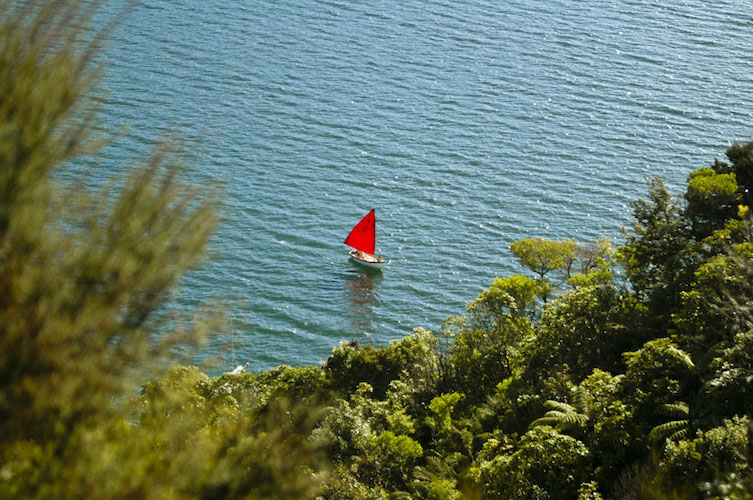
//> input picture entrega2/barco.jpg, 753 x 500 px
$ ./bgrColor   (built with g++ and OpenCV 4)
//> lines starting //> are read from the running program, lines starting //| are printed output that depends on the picture
#include <iostream>
#include <opencv2/opencv.hpp>
#include <opencv2/imgproc.hpp>

using namespace std;
using namespace cv;

int main(){
// Lemos a imaxe en BGR
Mat bgr = imread("../../../data/images/barco.jpg");
//> bgr is the input picture: 500 rows x 753 cols, CV_8UC3; mean B, G, R 96.9, 114.9, 98.1

imshow("Imaxe Orixinal",bgr);
waitKey(0);

Mat bgrChannels[3];
split(bgr,bgrChannels);
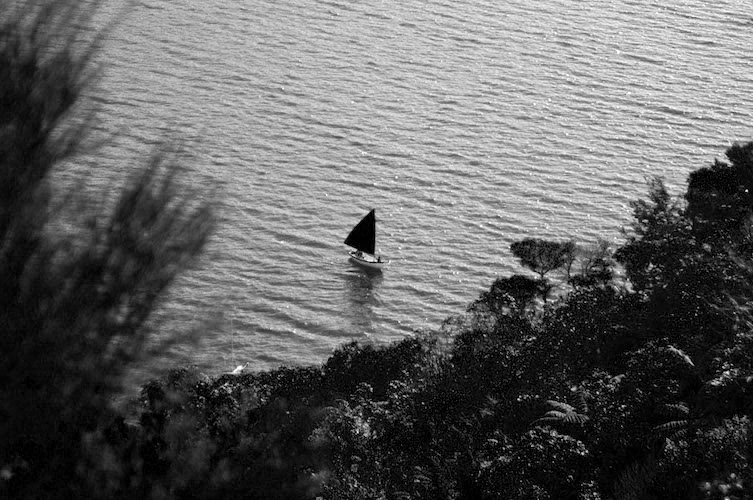
//> bgrChannels[0]: 500 rows x 753 cols, CV_8UC1; min 0, max 255, mean 96.9
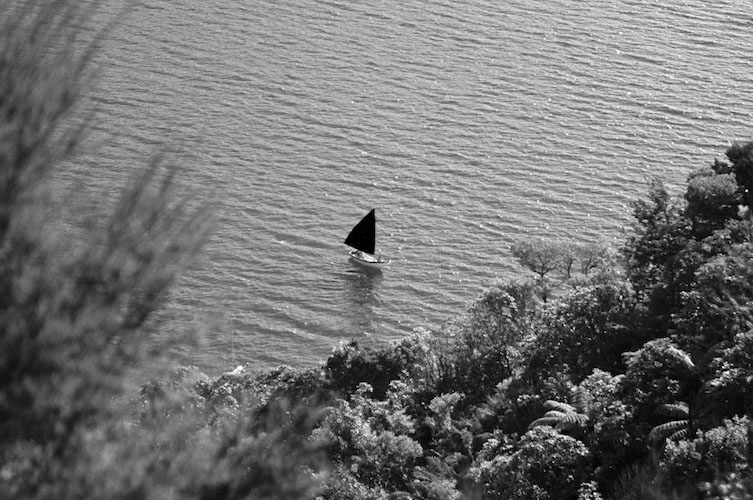
//> bgrChannels[1]: 500 rows x 753 cols, CV_8UC1; min 0, max 255, mean 114.9
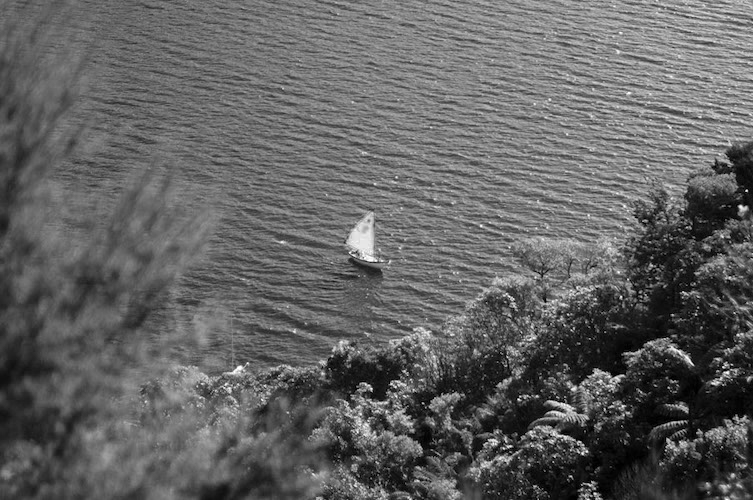
//> bgrChannels[2]: 500 rows x 753 cols, CV_8UC1; min 0, max 255, mean 98.1

imshow("B",bgrChannels[0]);
imshow("G",bgrChannels[1]);
imshow("R",bgrChannels[2]);
waitKey(0);

return 0;
}
